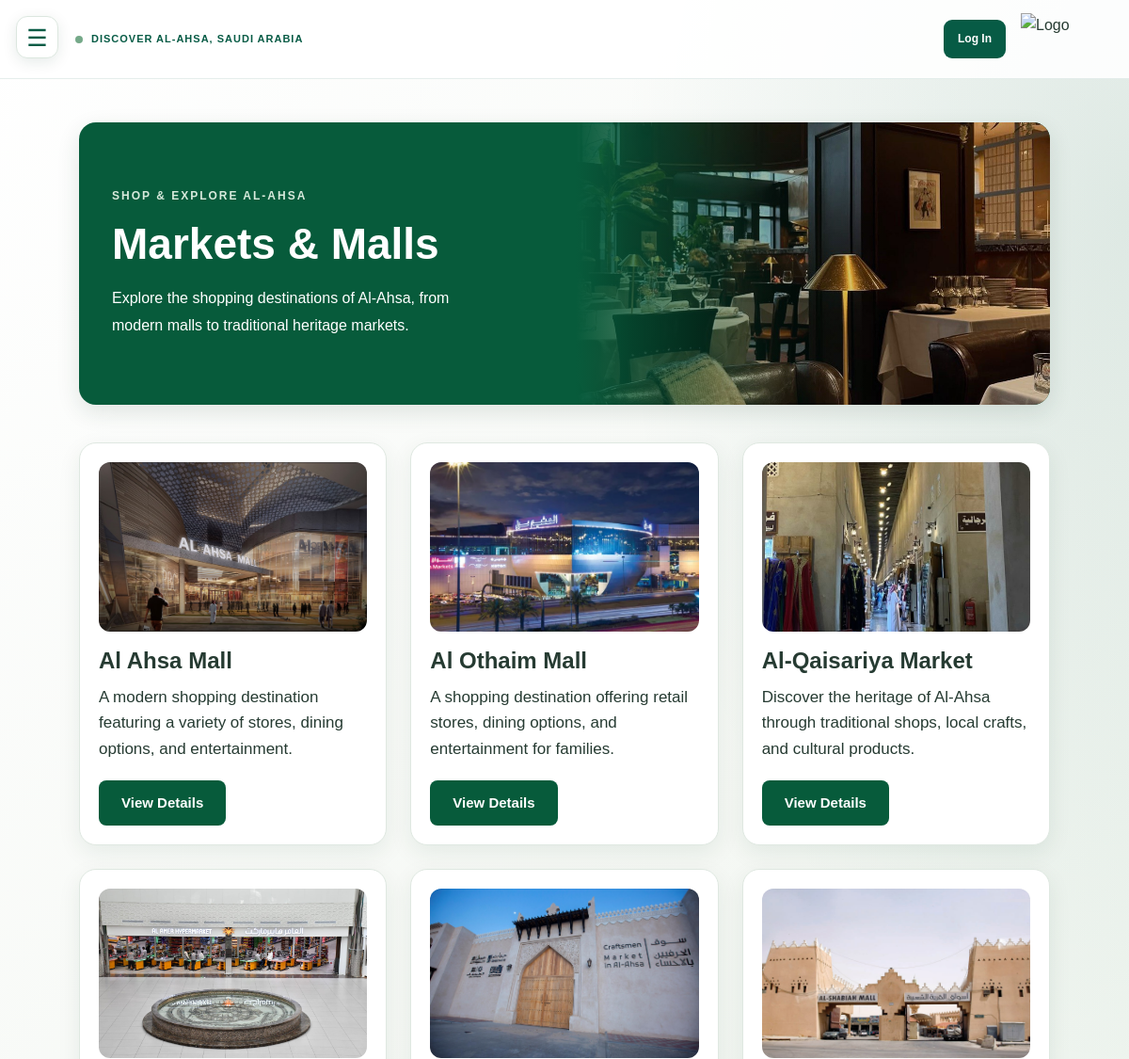
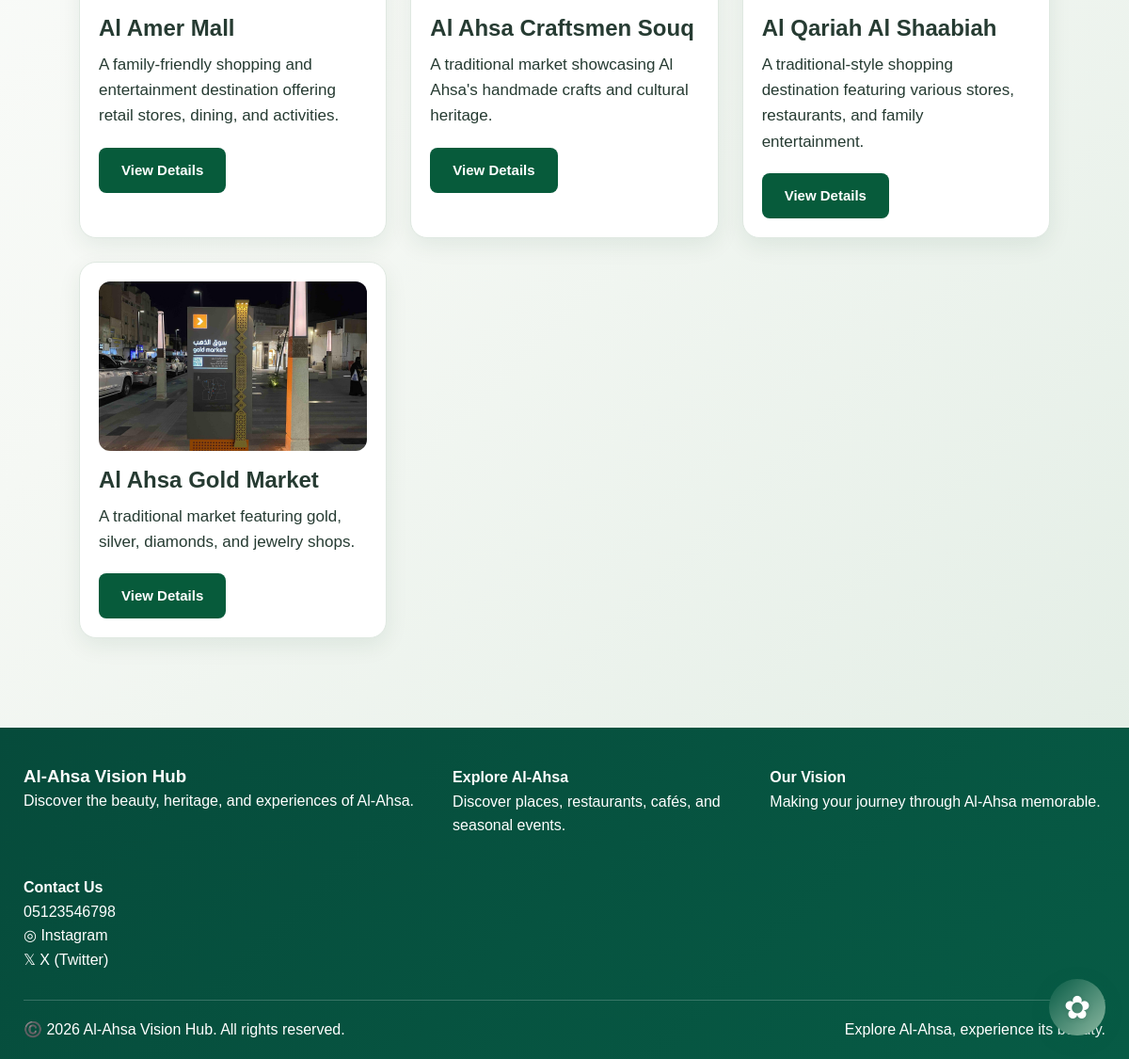
The app's page /markets.php with its own data (2 pictures, top to bottom).
### tables this page shows
CREATE TABLE `places` (
  `Place_ID` int(11) NOT NULL,
  `Name` varchar(250) NOT NULL,
  `Place_Type` varchar(30) NOT NULL,
  `Description` text DEFAULT NULL,
  `Location` varchar(250) DEFAULT NULL,
  `Image` varchar(250) DEFAULT NULL,
  `Opening_Hours` varchar(250) DEFAULT NULL,
  `Website` varchar(250) DEFAULT NULL,
  `Business_Owner_ID` int(11) DEFAULT NULL,
  `Business_Size` varchar(20) DEFAULT NULL,
  `Is_Published` tinyint(1) NOT NULL DEFAULT 0,
  `Short_Description` text DEFAULT NULL,
  `phone` varchar(20) DEFAULT NULL
);

### markets.php (the view, shortened to what this page needs)
<?php
include 'db.php';
$sql = "SELECT *
        FROM Places
        WHERE Place_Type = 'markets'
        AND Is_Published = 1";
$result = $conn->query($sql);
function e($value) {
    return htmlspecialchars((string)($value ?? ''), ENT_QUOTES, 'UTF-8');
}
?>
<!DOCTYPE html>
<html lang="en" dir="ltr">
<head>
    <link rel="stylesheet" href="css/style.css">
</head>
<body>
    <button class="menu-button"
            onclick="toggleMenu()"
            aria-label="Open menu">
        ☰
    </button>
    <main class="home-main">
        <header class="home-topbar">
            <div class="home-location">
                <span class="location-dot"></span>
                DISCOVER AL-AHSA, SAUDI ARABIA
            </div>
            <div class="home-account-links">
                <?php if (isset($_SESSION['tourist_id'])): ?>
                    <a href="my-account.php"
                       class="home-signup"
                       id="account-button">
                        <?= htmlspecialchars($_SESSION['tourist_name'], ENT_QUOTES, 'UTF-8') ?>
                    </a>
                <?php else: ?>
                    <a href="role-selection.html"
                       class="home-signup"
                       id="account-button">
                        Log In
                    </a>
                <?php endif; ?>
                <a href="index.php" class="home-small-logo">
                    <img src="images/logo.png" alt="Logo">
                </a>
            </div>
        </header>
        <section class="home-section markets-section">
            <div style="
                display: flex;
                align-items: stretch;
                min-height: 300px;
                margin-bottom: 40px;
                overflow: hidden;
                border-radius: 18px;
                background: #075b3b;
                box-shadow: 0 8px 24px rgba(25, 55, 40, 0.12);
            ">
                <div style="
                    flex: 1;
                    min-width: 0;
                    padding: 35px;
                    display: flex;
                    flex-direction: column;
                    justify-content: center;
                    align-items: flex-start;
                    text-align: left;
                    color: #ffffff;
                ">
                    <span style="
                        color: #d7eadc;
                        font-size: 12px;
                        font-weight: 700;
                        letter-spacing: 2px;
                        margin-bottom: 14px;
                    ">
                        SHOP &amp; EXPLORE AL-AHSA
                    </span>
                    <h1 style="
                        color: #ffffff;
                        font-size: clamp(30px, 4vw, 46px);
                        font-weight: 700;
                        line-height: 1.2;
                        margin: 0 0 16px;
                    ">
                        Markets &amp; Malls
                    </h1>
                    <p style="
                        color: #ffffff;
                        font-size: 16px;
                        line-height: 1.8;
                        max-width: 380px;
                        margin: 0;
                    ">
                        Explore the shopping destinations of Al-Ahsa,
                        from modern malls to traditional heritage markets.
                    </p>
                </div>
                <div style="
                    flex: 1.1;
                    min-width: 0;
                    min-height: 300px;
                    background-image:
                        linear-gradient(
                            to right,
                            #075b3b 0%,
                            rgba(7, 91, 59, 0.72) 12%,
                            rgba(7, 91, 59, 0.15) 42%,
                            rgba(7, 91, 59, 0) 65%
                        ),
                        url('images/restaurants.jpg');
                    background-size: cover;
                    background-position: center;
                    background-repeat: no-repeat;
                ">
                </div>
            </div>
            <div class="restaurants-grid">
                <?php if ($result && $result->num_rows > 0): ?>
                    <?php while ($market = $result->fetch_assoc()): ?>
                        <div class="about-card"
                             style="max-width: 100%; padding: 20px;">
                            <img src="<?php echo e($market['Image']); ?>"
                                 alt="<?php echo e($market['Name']); ?>"
                                 style="
                                    width: 100%;
                                    height: 180px;
                                    border-radius: 12px;
                                    object-fit: cover;
                                    margin-bottom: 15px;
                                 ">
                            <h2 style="font-size: 24px; margin-bottom: 10px;">
                                <?php echo e($market['Name']); ?>
                            </h2>
                            <p style="
                                font-size: 17px;
                                line-height: 1.6;
                                margin-bottom: 20px;
                            ">
                                <?php echo e($market['Short_Description']); ?>
                            </p>
                            <button type="button"
                                onclick="window.location.href='place-details.php?id=<?php echo (int)$market['Place_ID']; ?>'"
                                style="
                                    background-color: #075b3b;
                                    color: #ffffff;
                                    border: none;
                                    padding: 12px 24px;
                                    border-radius: 8px;
                                    font-size: 15px;
                                    font-weight: 600;
                                    cursor: pointer;
                                ">
                                View Details
                            </button>
                        </div>
                    <?php endwhile; ?>
                <?php else: ?>
                    <p>No markets are available at the moment.</p>
                <?php endif; ?>
            </div>
        </section>
    </main>
    <button class="chat-button"
            onclick="openAI()"
            aria-label="Open AI Assistant"
            title="AI Assistant">
    </button>
    <footer class="site-footer">
        <div class="site-footer-main">
            <div class="site-footer-brand">
                <h3>Al-Ahsa Vision Hub</h3>
                <p>Discover the beauty, heritage, and experiences of Al-Ahsa.</p>
            </div>
            <div class="site-footer-links">
                <h4>Explore Al-Ahsa</h4>
                <p>Discover places, restaurants, cafés, and seasonal events.</p>
            </div>
            <div class="site-footer-contact">
                <h4>Our Vision</h4>
                <p>Making your journey through Al-Ahsa memorable.</p>
            </div>
            <div class="site-footer-contact">
                <h4>Contact Us</h4>
                <p>05123546798</p>
                <p>
                    <a href="https://www.instagram.com/"
                       target="_blank"
                       rel="noopener noreferrer">
                        ◎ Instagram
                    </a>
                </p>
                <p>
                    <a href="https://x.com/"
                       target="_blank"
                       rel="noopener noreferrer">
                        𝕏 X (Twitter)
                    </a>
                </p>
            </div>
        </div>
        <div class="site-footer-bottom">
            <p>©️ 2026 Al-Ahsa Vision Hub. All rights reserved.</p>
            <p>Explore Al-Ahsa, experience its beauty.</p>
        </div>
    </footer>
</body>
</html>

### records on screen
places: Image (picture), Name "Al Ahsa Mall", Short_Description "A modern shopping destination featuring a variety of stores, dining options, and entertainment."
places: Image (picture), Name "Al Othaim Mall", Short_Description "A shopping destination offering retail stores, dining options, and entertainment for families."
places: Image (picture), Name "Al-Qaisariya Market", Short_Description "Discover the heritage of Al-Ahsa through traditional shops, local crafts, and cultural products."
places: Image (picture), Name "Al Amer Mall", Short_Description "A family-friendly shopping and entertainment destination offering retail stores, dining, and activities."
places: Image (picture), Name "Al Ahsa Craftsmen Souq", Short_Description "A traditional market showcasing Al Ahsa's handmade crafts and cultural heritage."
places: Image (picture), Name "Al Qariah Al Shaabiah", Short_Description "A traditional-style shopping destination featuring various stores, restaurants, and family entertainment."
places: Image (picture), Name "Al Ahsa Gold Market", Short_Description "A traditional market featuring gold, silver, diamonds, and jewelry shops."
